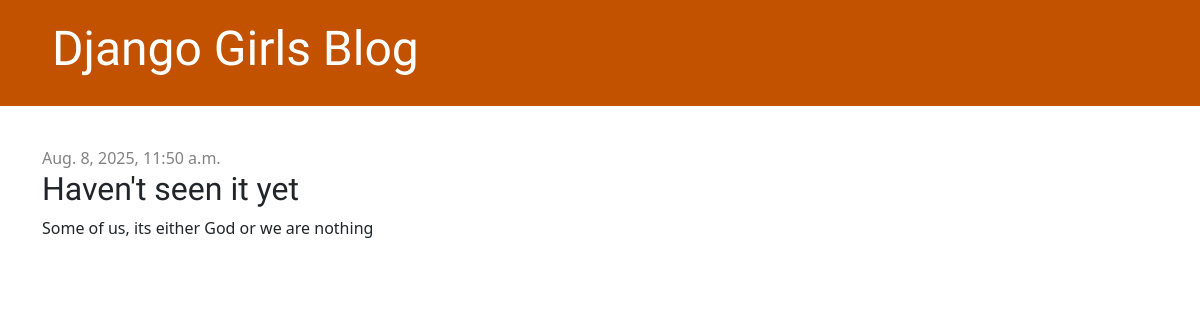
/post/3/, run on an earlier commit of the app's database.
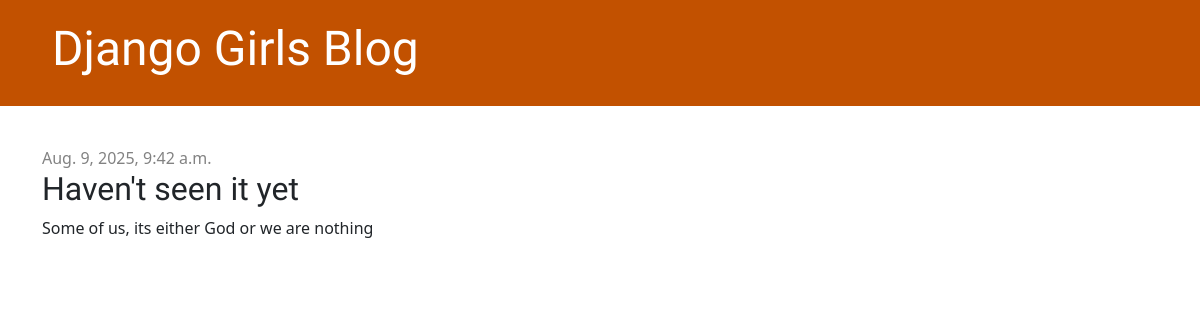
And on a later commit of the database.
### blog/models.py (models this page shows, shortened)
class Post(models.Model):
    author = models.ForeignKey(settings.AUTH_USER_MODEL, on_delete=models.CASCADE)
    title = models.CharField(max_length=200)
    text= models.TextField()
    created_date = models.DateTimeField(default=timezone.now)
    published_date=models.DateTimeField(blank=True, null=True)

### blog/views.py (the view)
# urls.py: path('post/<int:pk>/', views.post_detail,name='post_detail'),
def post_detail(request,pk):
    post = get_object_or_404(Post, pk=pk)
    return render(request, 'blog/post_detail.html',{'post':post})

### blog/templates/blog/post_detail.html (shortened to what this page needs)
{% extends 'blog/base.html'%} {% block content %}
<article>
  {% if post.published_date %}
  <time class="date"> {{post.published_date}} </time>
  {% endif %}
  <h2>{{ post.title}}</h2>
  <p>{{post.text|linebreaksbr}}</p>
</article>
{% endblock %}

### blog/templates/blog/base.html (shortened to what this page needs)
{% load static %}
<!DOCTYPE html>
<html>
  <head>
    <link
      rel="stylesheet"
      href="https://cdn.jsdelivr.net/npm/bootstrap@5.3.3/dist/css/bootstrap.min.css"
    />
    <link rel="stylesheet" href="{% static 'css/blog.css' %}" />
  </head>
  <body>
    <header class="page-header">
      <div class="container">
        <h1>
          <a href="/">Django Girls Blog</a>
        </h1>
      </div>
    </header>
    <main class="container">
      <div class="row">
        <div class="col">{% block content %} {% endblock %}</div>
      </div>
    </main>
  </body>
</html>

### blog/static/css/blog.css (style rules this page uses)
.page-header { background-color: #C25100; margin-top: 0; margin-bottom: 40px; padding: 20px 20px 20px 40px; }
.page-header h1, .page-header h1 a, .page-header h1 a:visited, .page-header h1 a:active { color: #ffffff; font-size: 36pt; text-decoration: none; }
h1, h2, h3, h4 { font-family: 'Lobster', cursive; }
.date { color: #828282; }

What changed in the data, as far as the page shows it:
changed Post "Haven't seen it yet": published_date "Aug. 8, 2025, 11:50 a.m." → "Aug. 9, 2025, 9:42 a.m."
